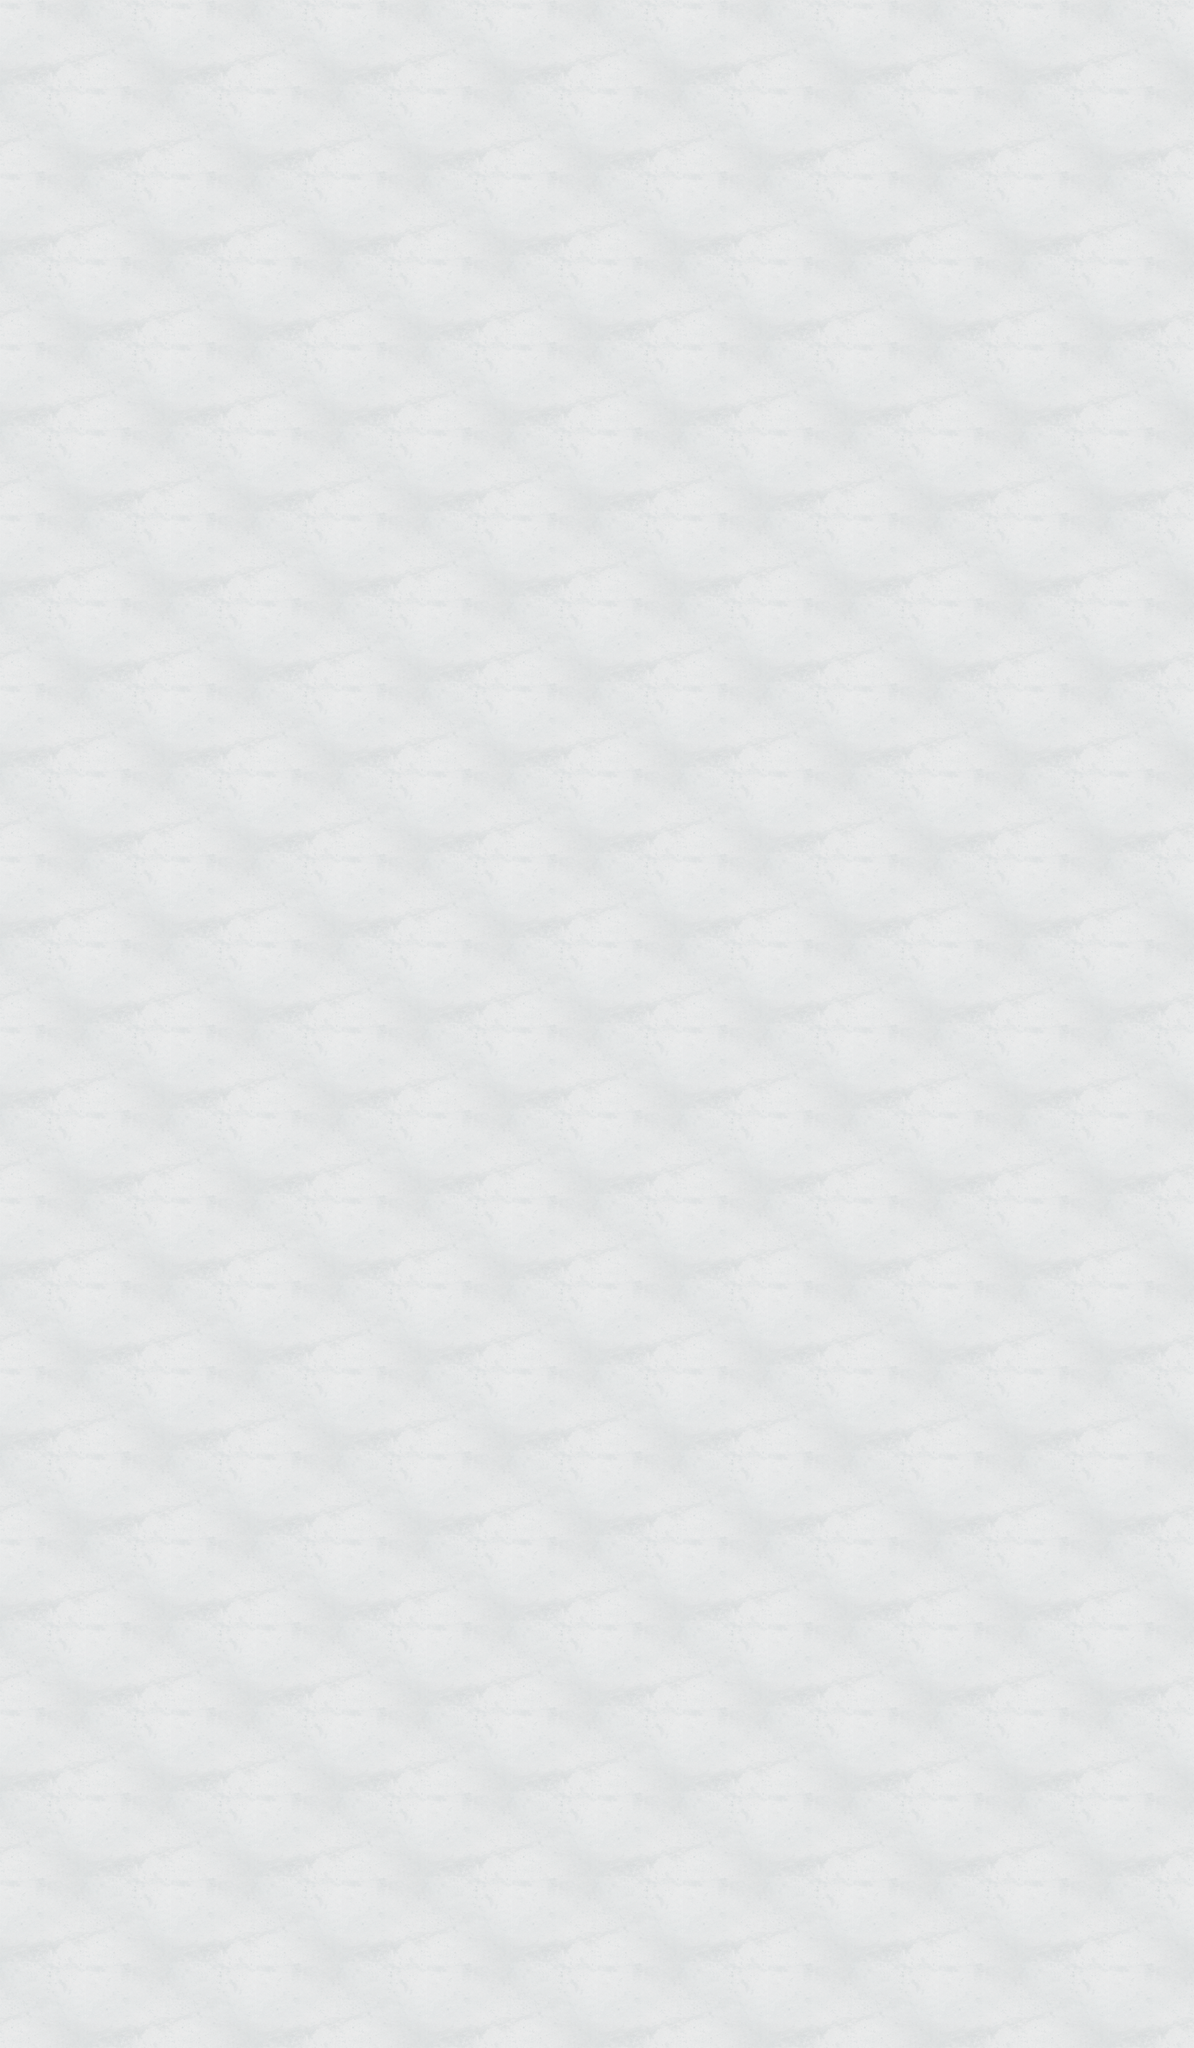

A 2D game scene composited from a Tiled map and its tileset images. What follows is a short description and the map's XML, with each tile layer's data collapsed to a summary:
An orthogonal 70x120 tile map with 32x32 px tiles, 2 tile layers (Kachelebene 1, Kachelebene 2) and 4 objects (player1, player2, player3, player4).

<map version="1.0" orientation="orthogonal" width="70" height="120" tilewidth="32" tileheight="32">
 <tileset firstgid="1" name="tile_ground" tilewidth="32" tileheight="32">
  <image source="tiles/snow/tile_ground.png" width="320" height="320" />
 </tileset>
 <layer name="Kachelebene 1" width="70" height="120">
  <data>[8400 cells, 8400 non-empty, 100 distinct tile ids]</data>
 </layer>
 <layer name="Kachelebene 2" width="70" height="120">
  <data>[8400 cells, 0 non-empty, 0 distinct tile ids]</data>
 </layer>
 <objectgroup name="Objektebene 1" width="70" height="120">
  <object name="spawn" type="player1" x="256" y="128" width="32" height="32">
   <properties>
    <property name="money" value="25000" />
   </properties>
  </object>
  <object name="spawn" type="player2" x="1824" y="160" width="32" height="32">
   <properties>
    <property name="money" value="25000" />
   </properties>
  </object>
  <object name="spawn" type="player3" x="288" y="3648" width="32" height="32">
   <properties>
    <property name="money" value="25000" />
   </properties>
  </object>
  <object name="spawn" type="player4" x="1920" y="3648" width="32" height="32">
   <properties>
    <property name="money" value="25000" />
   </properties>
  </object>
 </objectgroup>
</map>
